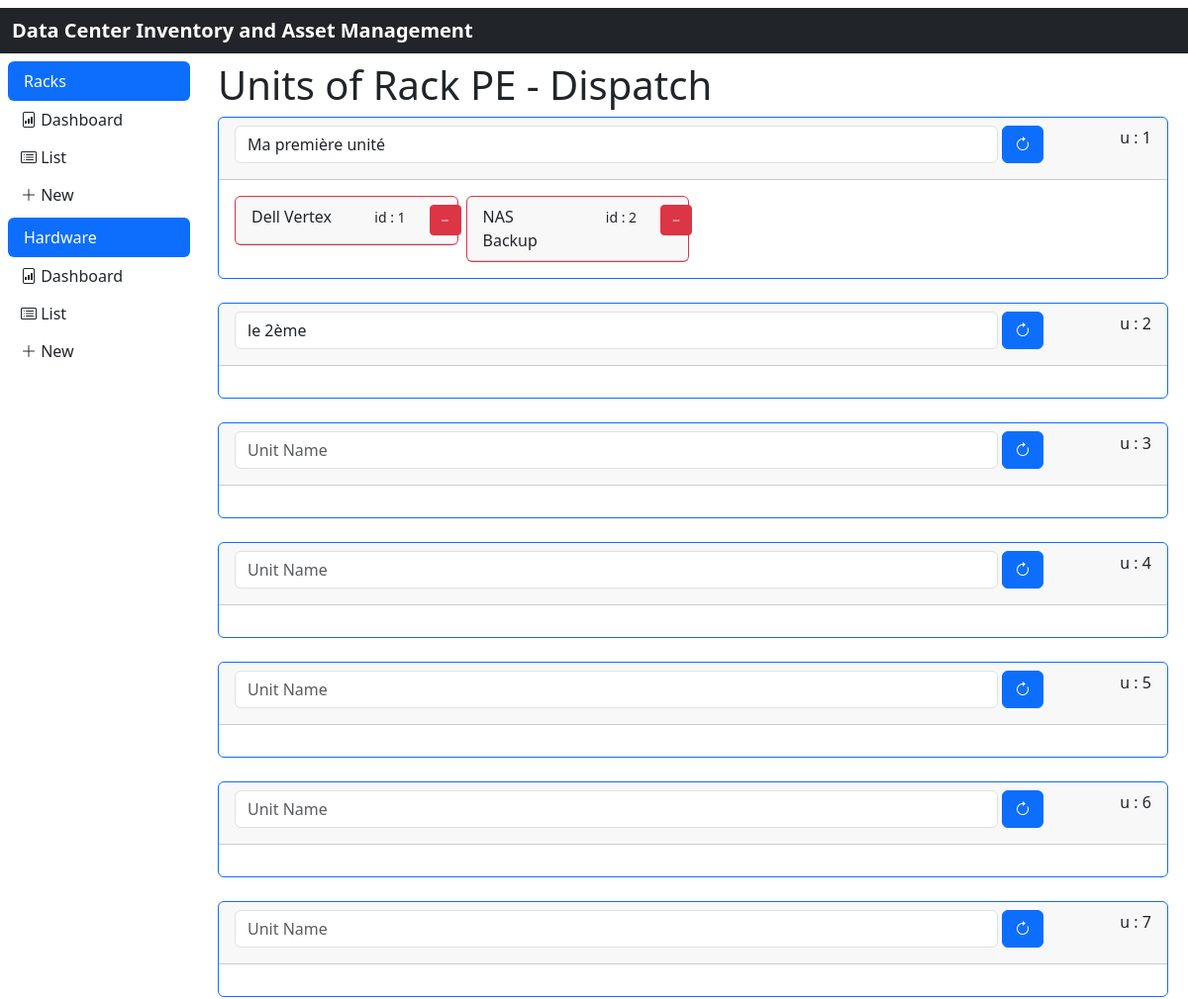
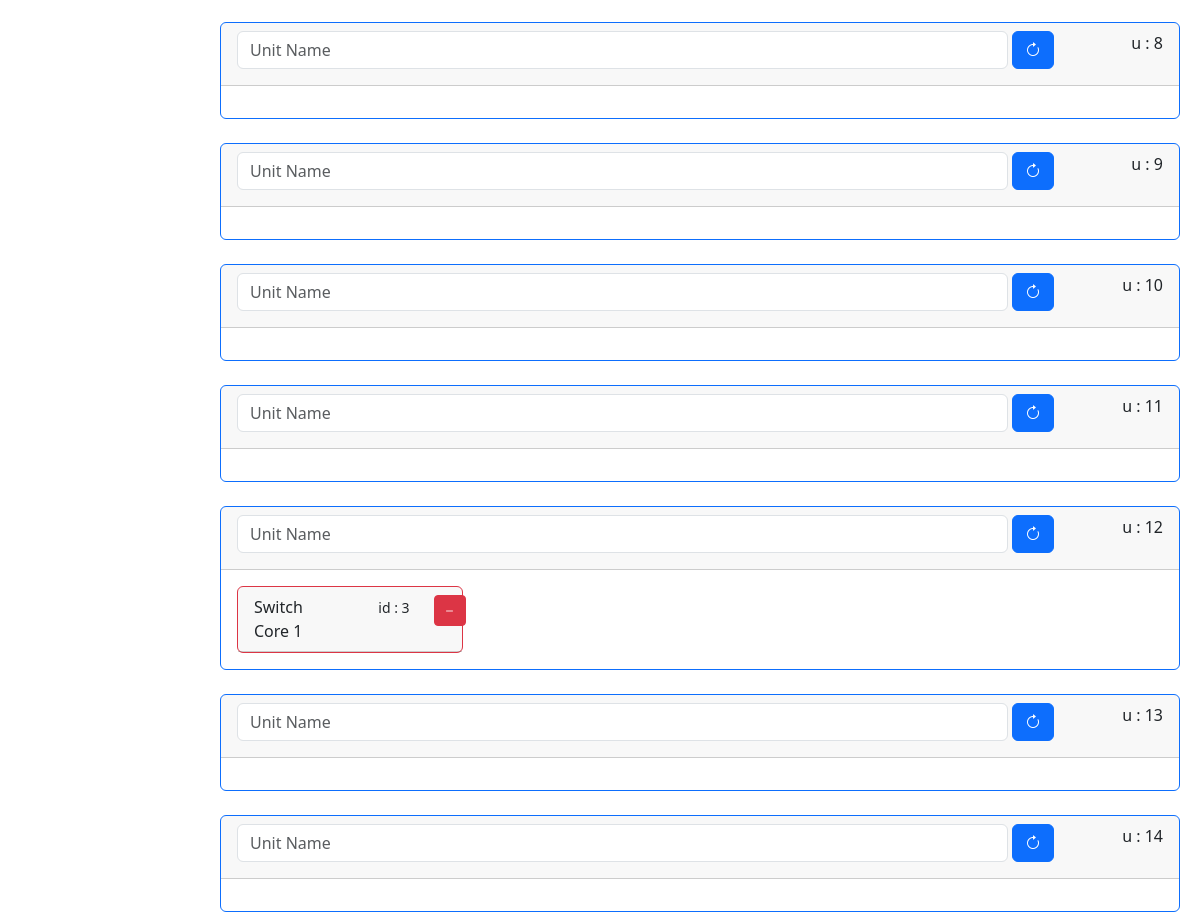
The app's page /rack/view/1 (upper part), older data (2 pictures, top to bottom).
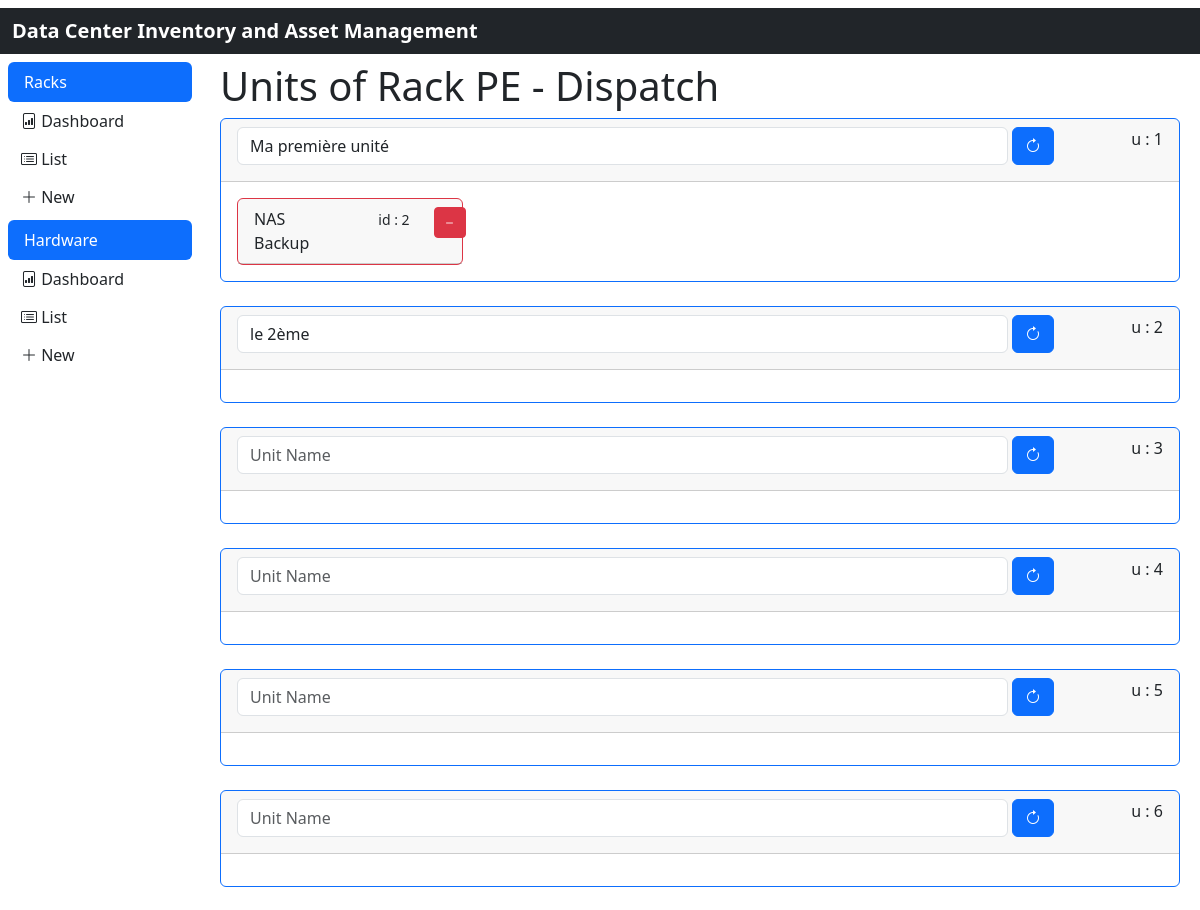
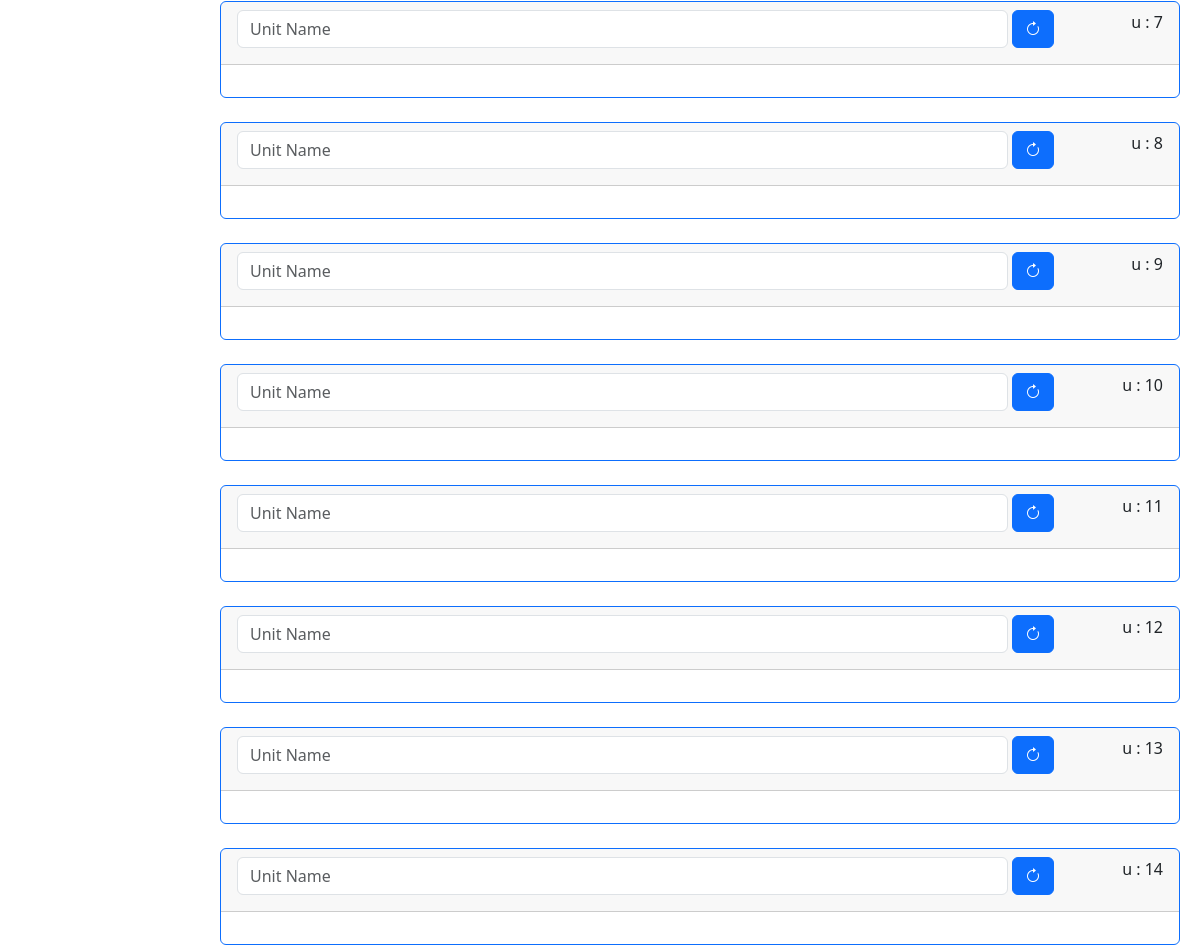
The same page, newer data (2 pictures, top to bottom).
### models.py (models this page shows)
class TimeMixin(object):
    created: Mapped[Optional[datetime]] = mapped_column(DateTime, nullable=False, default=datetime.now(timezone.utc))
    updated: Mapped[Optional[datetime]] = mapped_column(DateTime, nullable=True, default=datetime.now(timezone.utc), onupdate=datetime.now(timezone.utc))
    deleted: Mapped[Optional[datetime]] = mapped_column(DateTime, nullable=True, default=datetime.now(timezone.utc))
    active: Mapped[Optional[bool]] = mapped_column(Boolean, nullable=True, default=True)

class Unit(TimeMixin, db.Model):
    __tablename__ = 'unit'
    id: Mapped[int] = mapped_column(primary_key=True)
    seq: Mapped[int] = mapped_column(Integer, nullable=False)
    id_rack:Mapped[int] = mapped_column(ForeignKey('rack.id'))
    name: Mapped[str] = mapped_column(String(50), nullable=True)
    rack: Mapped[Rack] = relationship('Rack', back_populates='units')
    unit_hardware: Mapped[List['UnitHardware']] = relationship('UnitHardware', uselist=True, back_populates='unit')

class UnitHardware(TimeMixin, db.Model):
    __tablename__ = 'unit_hardware'
    id: Mapped[int] = mapped_column(primary_key=True)
    id_unit: Mapped[int] = mapped_column(ForeignKey('unit.id'))
    id_hardware: Mapped[int] = mapped_column(ForeignKey('hardware.id'))
    unit: Mapped[Unit] = relationship( back_populates='unit_hardware')
    hardware: Mapped['Hardware'] = relationship(back_populates='hardware_unit')
    __table_args__ = (
        UniqueConstraint('id_unit', 'id_hardware', name='unit_hardware_uc'),
    )

class Hardware(TimeMixin, db.Model):
    __tablename__ = 'hardware'
    id: Mapped[int] = mapped_column(primary_key=True)
    name: Mapped[str] = mapped_column(String(50))
    type: Mapped[str] = mapped_column(String(50))
    hardware_unit: Mapped[List['UnitHardware']] = relationship('UnitHardware', uselist=True, back_populates='hardware')

### app/rack/routes.py (the view)
@rack.route('/view/<int:rack_id>', methods=['GET', 'POST'])
def view(rack_id):
    rack = Rack.query.get_or_404(rack_id)
    return render_template('rack/view.html', title='Units', rack=rack)

### app/rack/templates/rack/view.html (shortened to what this page needs)
{% extends "rack/index.html" %}
{% from "bootstrap5/form.html" import render_form %}
{% block content %}
    <h1>{{ title }} of {{ rack.name }}</h1>
    <div class="row row-cols-1 row-cols-md-1 g-4">
        {% for unit in rack.units %}
            <div class="col">
                <div class="card border-primary">
                    <div class="card-header">
                        <div class="card-title">
                            <form class="edit_name_unit">
                                <div class="row g-1">
                                    <div class="col-10">
                                        <input class="form-control" id="unit_name" name="unit_name" placeholder="Unit Name" type="text" value="{% if unit.name %}{{ unit.name }}{% endif %}">
                                    </div>
                                    <div class="col-1">
                                        <button class="btn btn-primary btn" type="submit" data-toggle="tooltip" title="Save">
                                            <i class="bi bi-arrow-clockwise"></i>
                                        </button>
                                    </div>
                                    <div class="col-1 text-end">
                                        <label class="form-label" for="unit_name">u : {{ unit.seq }} </label>
                                    </div>
                                </div>
                            </form>
                        </div>
                    </div>
                    <div class="card-body">
                        <div class="card-text">
                            <div class="row row-cols-2 row-cols-md-4 g-2">
                            {% for unit_hardware in unit.unit_hardware %}
                                <div class="col">
                                    <div class="card border-danger">
                                        <div class="card-header">
                                            <div class="row">
                                                <div class="col-6">
                                                    {{ unit_hardware.hardware.name }}
                                                </div>
                                                <div class="col-4 text-end">
                                                    <small>id : {{ unit_hardware.hardware.id }}</small>
                                                </div>
                                                <div class="col-2 text-end">
                                                    <div class="btn-group btn-group-justified">
                                                        <a href="{{ url_for('rack_bp.unlink_hardware', unit_hardware_id=unit_hardware.id) }}" role="button', rack_id=rack.id) }}" role="button" class="btn btn-danger btn-sm" tooltip="tooltip" title="Remove hardware">
                                                            <i class="bi bi-dash"></i>
                                                        </a>
                                                    </div>
                                                </div>
                                            </div>
                                        </div>
                                    </div>
                                </div>
                            {% endfor %}
                            </div>
                        </div>
                    </div>
                </div>
            </div>
        {% endfor %}
    </div>
{% endblock %}

Row changes from the older to the newer data that the page shows:
removed UnitHardware: hardware.name "Dell Vertex", hardware.id "1", shown under Unit "Ma première unité"
removed UnitHardware: hardware.name "Switch Core 1", hardware.id "3", shown under Unit (number 12 of 14 on the later page)
